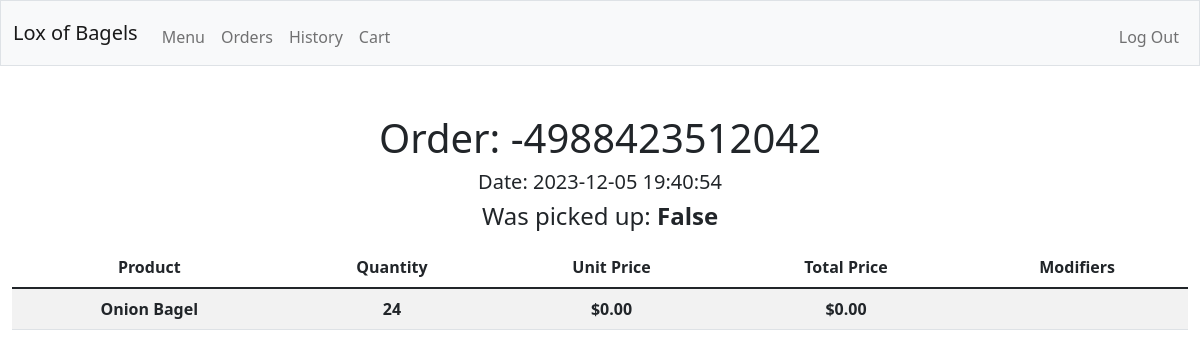
Screenshot of /orders/-4988423512042 (signed in) with the database file from the repository.
### tables this page shows
CREATE TABLE orders (
  id INTEGER PRIMARY KEY AUTOINCREMENT,
  orderid INTEGER NOT NULL,
  user INTEGER REFERENCES users(id),
  product TEXT NOT NULL,
  quantity INTEGER NOT NULL,
  modifiers TEXT NOT NULL,
  completed BOOLEAN NOT NULL,
  total INTEGER NOT NULL,
  date TEXT NOT NULL
);

### app.py (the view)
@app.route('/orders/<string:order_id>', methods=["GET", "POST"])
@login_required
def order_page(order_id):
    if request.method == "POST":
        None
    else:
        try:
            order_info = db.execute("SELECT * FROM orders WHERE orderid = ? AND user = ?", order_id, session["user_id"])
            completed = db.execute("SELECT completed FROM orders WHERE user = ? AND orderid = ?", session["user_id"], order_id)
            if completed == 1:
                completed = True
            else:
                completed = False
            return render_template("order_page.html", order_info=order_info, order_id=order_id, completed=completed)
        except Exception as e:
            return redirect("/404")

### app.py (called while the page is built)
@app.after_request
def after_request(response):
    response.headers["Cache-Control"] = "no-cache, no-store, must-revalidate"
    response.headers["Expires"] = 0
    response.headers["Pragma"] = "no-cache"
    return response

### helpers.py (called while the page is built)
def login_required(f):
    @wraps(f)
    def decorated_function(*args, **kwargs):
        if session.get("user_id") is None:
            return redirect("/login")
        return f(*args, **kwargs)
    return decorated_function

def usd(value):
    value = value/100
    return f"${value:,.2f}"

### templates/order_page.html (shortened to what this page needs)
{% extends "layout.html" %}
{% block main %}
<h1>Order: {{order_id}}</h1>
<h5>Date: {{order_info[0].date}}</h5>
<h4>Was picked up: <b>{{completed}}</b></h4>
<table class="table table-striped mt-3">
    <thead>
        <tr>
            <th>Product</th>
            <th>Quantity</th>
            <th>Unit Price</th>
            <th>Total Price</th>
            <th>Modifiers</th>
        </tr>
    </thead>
    <tbody>
        {% for product in order_info %}
        <tr>
            <th>{{product.product}}</th>
            <th>{{product.quantity}}</th>
            <th>{{product.total | usd}}</th>
            <th>{{(product.total * product.quantity) | usd}}</th>
            <th>{{product.modifiers}}</th>
        </tr>
        {% endfor %}
    </tbody>
</table>
{% endblock %}

### rows the page displays
orders: date "2023-12-05 19:40:54", product "Onion Bagel", quantity "24", total "$0.00", (product.total*product.quantity)|usd "$0.00"

### other values shown
{{ order_id }} "-4988423512042"
{{ completed }} "False"
